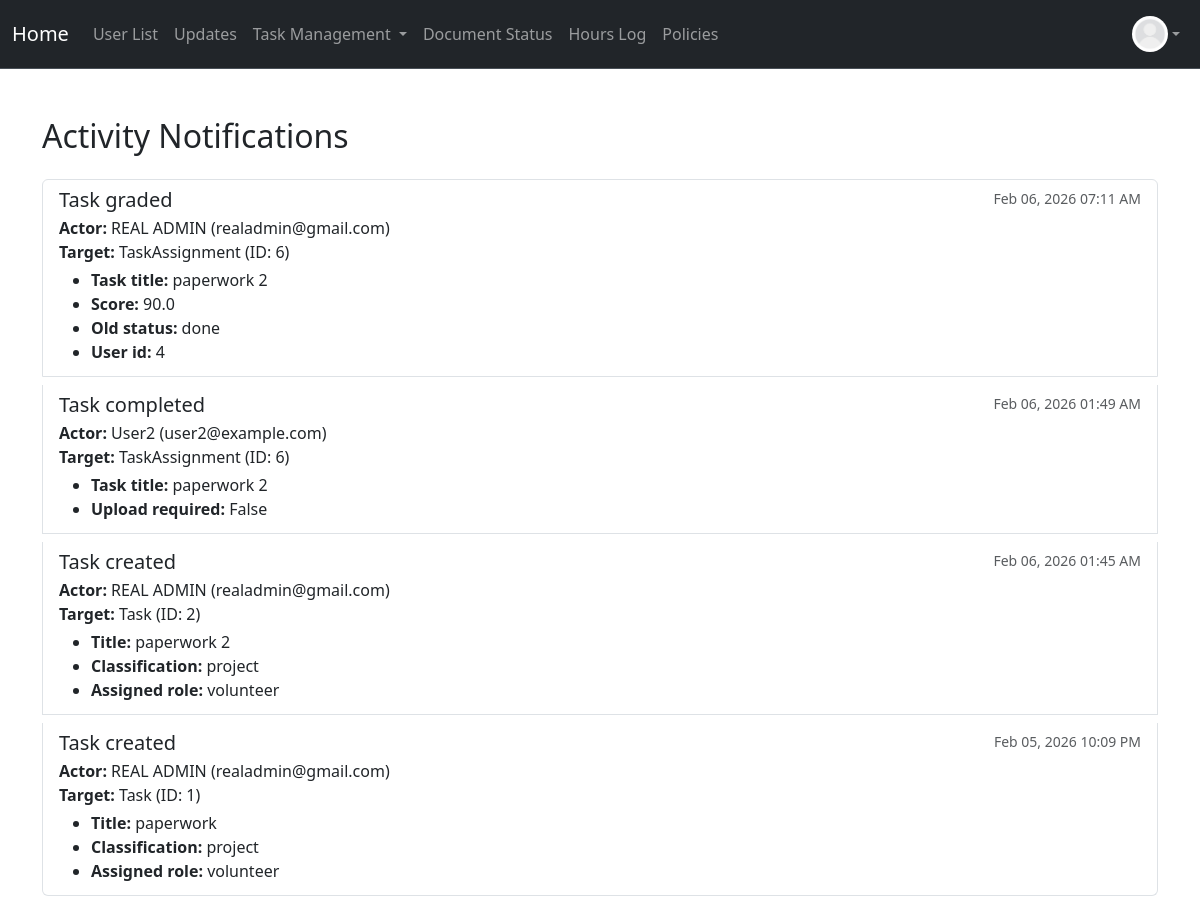
The page /notification (signed in) on the database as committed earlier.
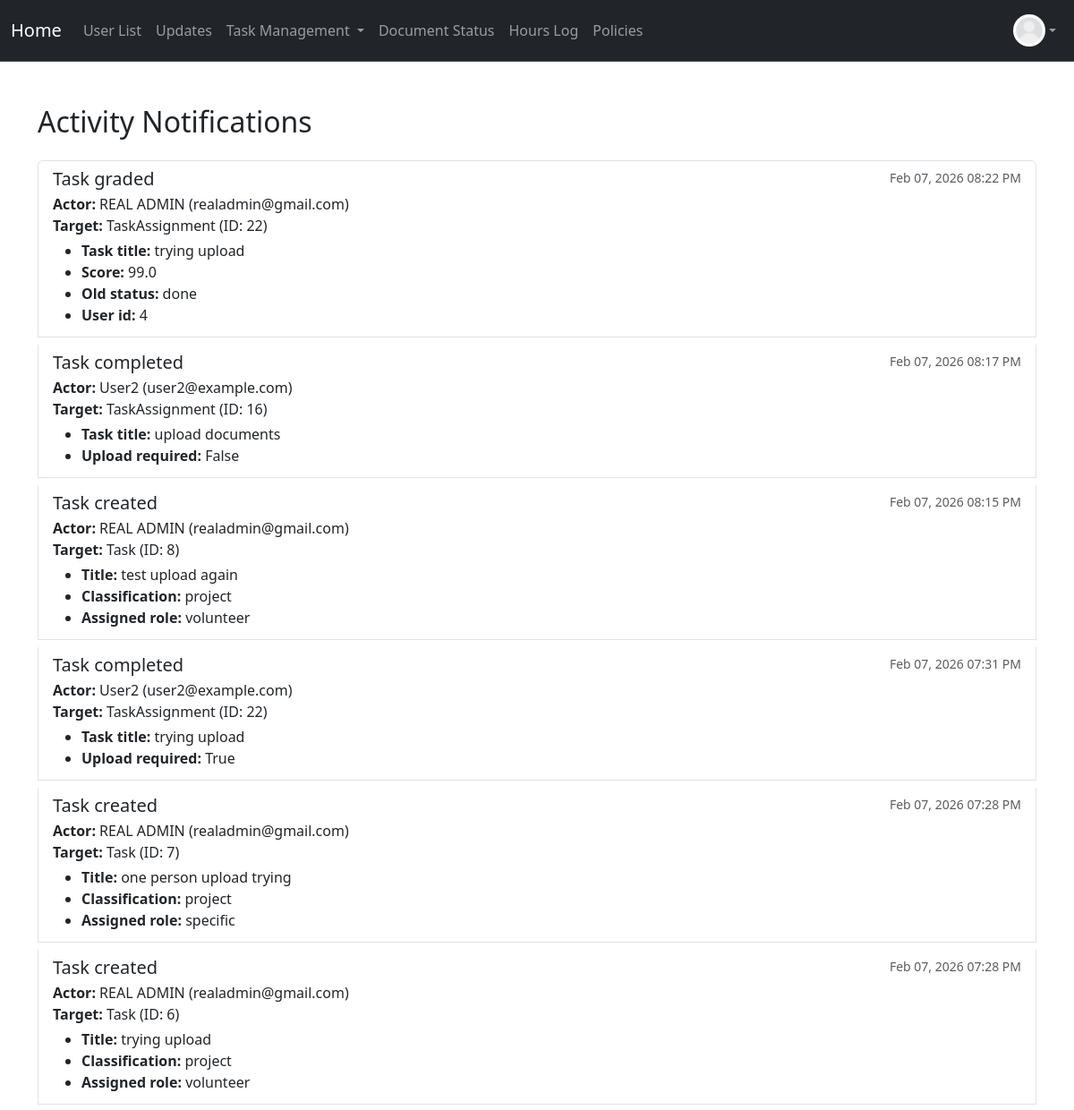
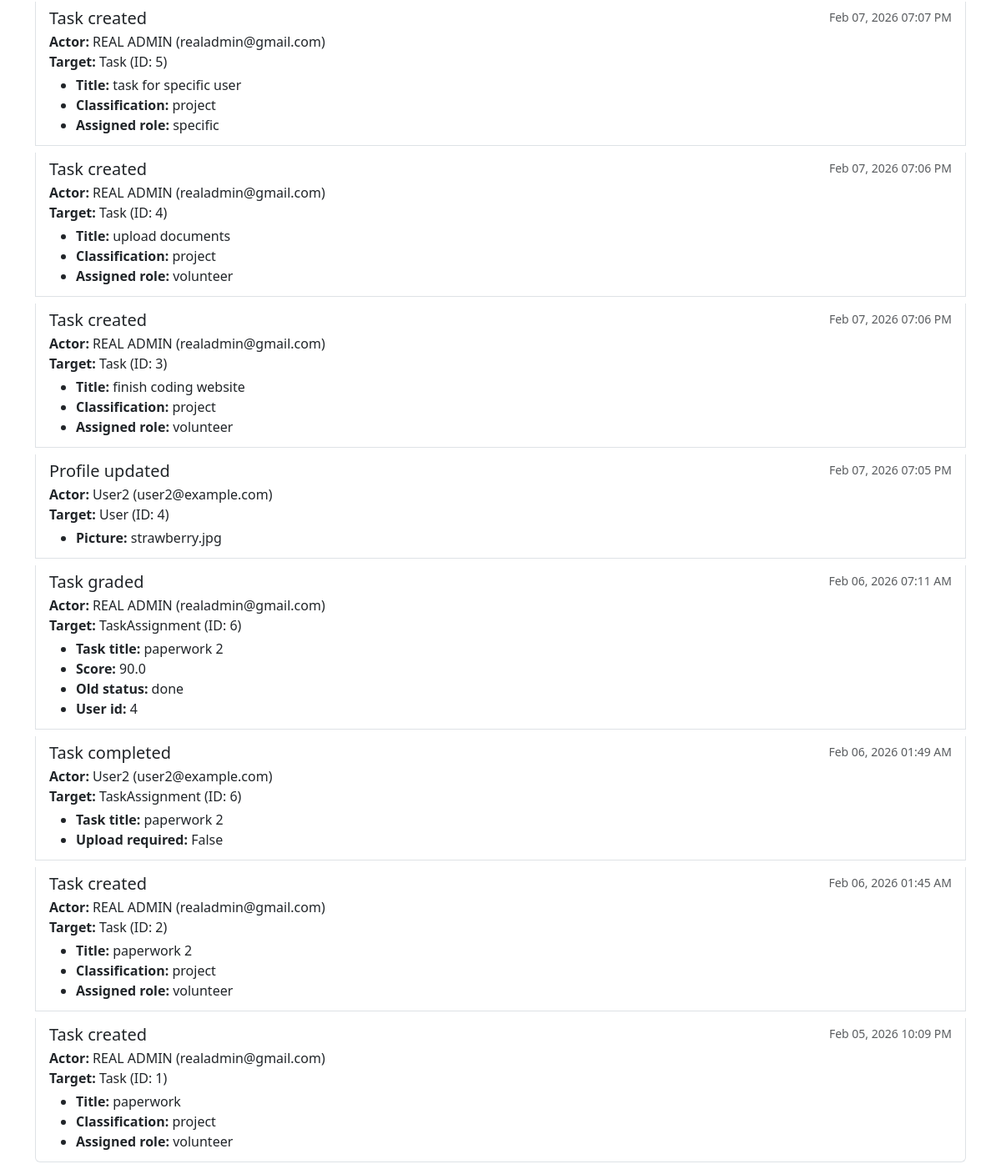
The same page on the database as committed later (2 pictures, top to bottom).
### project/models.py (models this page shows, shortened)
class User(db.Model, UserMixin):
    __tablename__ = 'users'
    id: Mapped[int] = mapped_column(primary_key=True)
    name: Mapped[str] = mapped_column()
    email: Mapped[str] = mapped_column(unique=True)
    address: Mapped[str] = mapped_column(default="None Provided")
    password_hash: Mapped[str] = mapped_column(db.String(128))
    date_created: Mapped[datetime] = mapped_column(DateTime, server_default=func.now())
    total_hours: Mapped[float] = mapped_column(default=0.0)
    picture: Mapped[str] = mapped_column(default="default.jpeg")
    role: Mapped[str] = mapped_column(default="user")  # "user", "volunteer", " intern", "board"
    hours: Mapped[List["Hours"]] = relationship("Hours", back_populates="user", cascade="all, delete-orphan")
    documents: Mapped[List["Document"]] = relationship("Document", back_populates="user", cascade="all, delete-orphan")
    task_assignments: Mapped[List["TaskAssignment"]] = relationship(
        "TaskAssignment",
        back_populates="user",
        cascade="all, delete-orphan"
    )

class ActivityLog(db.Model):
    __tablename__ = "activity_logs"
    id: Mapped[int] = mapped_column(primary_key=True)
    actor_id: Mapped[int] = mapped_column(db.ForeignKey("users.id"))
    actor = relationship("User")
    action: Mapped[str] = mapped_column()
    target_type: Mapped[str] = mapped_column()
    target_id: Mapped[int] = mapped_column()
    created_at: Mapped[datetime] = mapped_column(
        DateTime, server_default=func.now()
    )
    details: Mapped[dict] = mapped_column(JSON, nullable=True)

### app.py (the view)
@app.route("/notification")
@login_required
@permission_required('board')
def notification():
    logs = (
        ActivityLog.query
        .order_by(ActivityLog.created_at.desc())
        .limit(100)
        .all()
    )
    return render_template("notification.html", logs=logs)

### app.py (called while the page is built)
@app.context_processor
def inject_now():
    return {
        'now': datetime.now,
        'today': date.today
    }

### project/models.py (called while the page is built)
@login_manager.user_loader
def load_user(user_id):
    return User.query.get(user_id)

### project/templates/notification.html (shortened to what this page needs)
{% extends "base.html" %}
{% block content %}
<div class="container mt-5">
    <h2 class="mb-4">Activity Notifications</h2>
    {% if logs %}
        <div class="list-group">
            {% for log in logs %}
            <div class="list-group-item list-group-item-action flex-column align-items-start mb-2">
                <div class="d-flex w-100 justify-content-between">
                    <h5 class="mb-1">{{ log.action.replace('_', ' ') | capitalize }}</h5>
                    <small class="text-muted">{{ log.created_at.strftime('%b %d, %Y %I:%M %p') }}</small>
                </div>
                <p class="mb-1">
                    <strong>Actor:</strong> {{ log.actor.name }} ({{ log.actor.email }})<br>
                    <strong>Target:</strong> {{ log.target_type }} (ID: {{ log.target_id }})<br>
                </p>
                {% if log.details %}
                <ul class="mb-1">
                    {% for key, value in log.details.items() %}
                    <li><strong>{{ key | replace('_', ' ') | capitalize }}:</strong> {{ value }}</li>
                    {% endfor %}
                </ul>
                {% endif %}
            </div>
            {% endfor %}
        </div>
    {% else %}
        <p class="text-muted">No activity notifications to display.</p>
    {% endif %}
</div>
{% endblock %}

### project/templates/base.html (shortened to what this page needs)
<!DOCTYPE html>
<html>
  <head>
    <link href="https://cdn.jsdelivr.net/npm/bootstrap@5.3.8/dist/css/bootstrap.min.css" rel="stylesheet">
  </head>
  <body>
    <nav class="navbar navbar-expand bg-dark border-bottom border-body" data-bs-theme="dark">
      <div class="container-fluid d-flex">
        <a class="navbar-brand"
            href="{% if current_user.is_authenticated and current_user.role == 'admin' %}
              {{ url_for('admin_dashboard') }}
            {% elif current_user.is_authenticated and current_user.role == 'board' %}
              {{ url_for('board_dashboard') }}
            {% elif current_user.is_authenticated and current_user.role == 'volunteer' %}
                {{ url_for('volunteer_dashboard') }}
            {% elif current_user.is_authenticated and current_user.role == 'intern' %}
                {{ url_for('intern_dashboard') }}
            {% else %}
              {{ url_for('user_dashboard') }}
          {% endif %}">
          Home
        </a>
        <ul class="navbar-nav mb-2 mb-lg-0 d-flex flex-row">
          {% if current_user.is_authenticated %}
            {% if current_user.role == 'admin' or current_user.role == 'board' %}
              <li class="nav-item">
                <a class="nav-link" href="{{ url_for('user_list') }}">User List</a>
              </li>
              <li class="nav-item">
              <a class="nav-link"
              href="{{ url_for('notification') }}">
                  Updates </a>
              </li>
                <li class="nav-item dropdown">
                  <a class="nav-link dropdown-toggle" href="#" id="taskDropdown" role="button" aria-expanded="false">
                    Task Management
                  </a>
                </li>
            {% else %}
                <li class="nav-item">
                  <a class="nav-link" href="{{ url_for('my_tasks') }}">Tasks Status</a>
                </li>
            {% endif %}
            <li class="nav-item">
              <a class="nav-link" href="{{ url_for('document_status') }}">Document Status</a>
            </li>
            <li class="nav-item">
              <a class="nav-link"
              href="{{ url_for('hours_log') }}">
                  Hours Log </a>
            </li>
            <li class="nav-item">
              <a class="nav-link"
              href="{{ url_for('policies') }}">
                  Policies </a>
            </li>
          {% endif %}
        </ul>
        {% if current_user.is_authenticated %}
        <ul class="navbar-nav ms-auto mb-2 mb-lg-0">
          <li class="nav-item dropdown">
            <a class="nav-link d-flex align-items-center dropdown-toggle" href="#" id="profileDropdown" role="button" aria-expanded="false">
              <img src="{{ url_for('static', filename='profile_pics/' ~ current_user.picture ) }}" alt="Profile" style="height:36px;width:36px;border-radius:50%;">
            </a>
          </li>
        </ul>
        {% endif %}
      </div>
    </nav>
    {% block content %}
    {% endblock %}
  </body>
</html>

### project/templates/base.html (style rules this page uses)
.dropdown { position: relative; display: inline-block; }

Rows that differ between the two databases and show on the page:
added ActivityLog: action.replace "Task graded", created_at "Feb 07, 2026 08:22 PM", actor.name "REAL ADMIN", actor.email "realadmin@gmail.com", target_type "TaskAssignment", target_id "22", key "Task title" "Score" "Old status" "User id", details "trying upload" "99.0" "done" "4"
added ActivityLog: action.replace "Task completed", created_at "Feb 07, 2026 08:17 PM", actor.name "User2", actor.email "user2@example.com", target_type "TaskAssignment", target_id "16", key "Task title" "Upload required", details "upload documents" "False"
added ActivityLog: action.replace "Task created", created_at "Feb 07, 2026 08:15 PM", actor.name "REAL ADMIN", actor.email "realadmin@gmail.com", target_type "Task", target_id "8", key "Title" "Classification" "Assigned role", details "test upload again" "project" "volunteer"
added ActivityLog: action.replace "Task completed", created_at "Feb 07, 2026 07:31 PM", actor.name "User2", actor.email "user2@example.com", target_type "TaskAssignment", target_id "22", key "Task title" "Upload required", details "trying upload" "True"
added ActivityLog: action.replace "Task created", created_at "Feb 07, 2026 07:28 PM", actor.name "REAL ADMIN", actor.email "realadmin@gmail.com", target_type "Task", target_id "7", key "Title" "Classification" "Assigned role", details "one person upload trying" "project" "specific"
added ActivityLog: action.replace "Task created", created_at "Feb 07, 2026 07:28 PM", actor.name "REAL ADMIN", actor.email "realadmin@gmail.com", target_type "Task", target_id "6", key "Title" "Classification" "Assigned role", details "trying upload" "project" "volunteer"
added ActivityLog: action.replace "Task created", created_at "Feb 07, 2026 07:07 PM", actor.name "REAL ADMIN", actor.email "realadmin@gmail.com", target_type "Task", target_id "5", key "Title" "Classification" "Assigned role", details "task for specific user" "project" "specific"
added ActivityLog: action.replace "Task created", created_at "Feb 07, 2026 07:06 PM", actor.name "REAL ADMIN", actor.email "realadmin@gmail.com", target_type "Task", target_id "4", key "Title" "Classification" "Assigned role", details "upload documents" "project" "volunteer"
added ActivityLog: action.replace "Task created", created_at "Feb 07, 2026 07:06 PM", actor.name "REAL ADMIN", actor.email "realadmin@gmail.com", target_type "Task", target_id "3", key "Title" "Classification" "Assigned role", details "finish coding website" "project" "volunteer"
added ActivityLog: action.replace "Profile updated", created_at "Feb 07, 2026 07:05 PM", actor.name "User2", actor.email "user2@example.com", target_type "User", target_id "4", key "Picture", details "strawberry.jpg"
